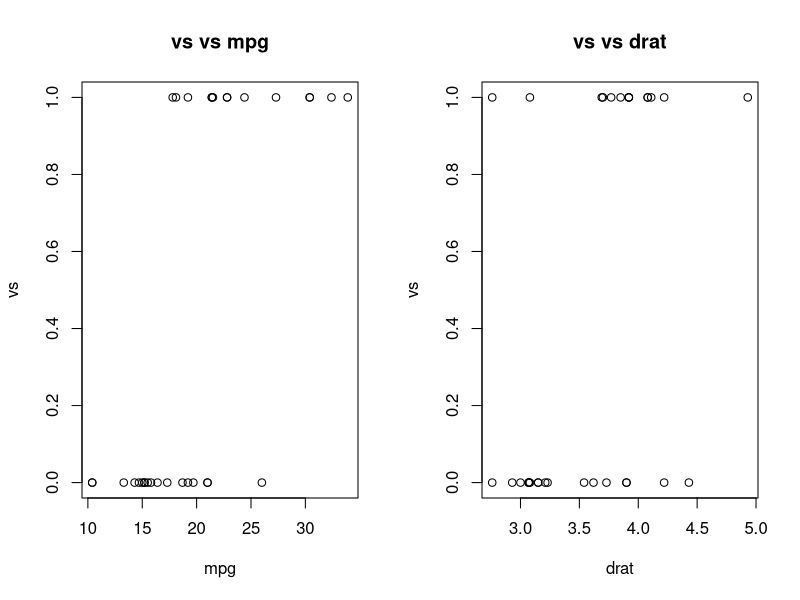
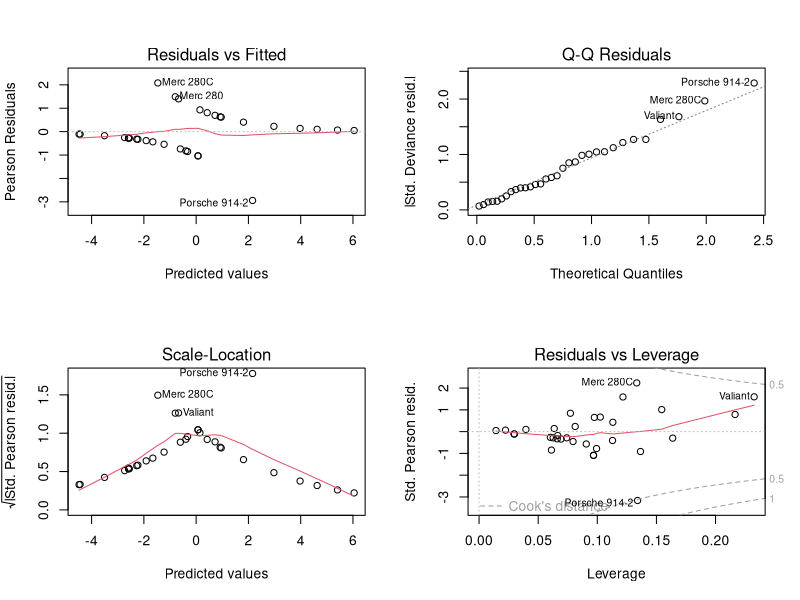

Here is the R script that generated these plots, in order:
# Zadanie 5 - Analiza regresji dla zbioru danych mtcars

# 1. Wczytanie i przygotowanie danych
data(mtcars)
str(mtcars)

# 2. Podstawowa analiza danych
summary(mtcars[, c("vs", "mpg", "drat")])

# 3. Wizualizacja zależności
par(mfrow = c(1, 2))
plot(mtcars$mpg, mtcars$vs, main = "vs vs mpg", xlab = "mpg", ylab = "vs")
plot(mtcars$drat, mtcars$vs, main = "vs vs drat", xlab = "drat", ylab = "vs")

# 4. Konstrukcja modelu regresji logistycznej
# Ponieważ zmienna vs jest binarna (0/1), używamy regresji logistycznej
model <- glm(vs ~ mpg + drat, data = mtcars, family = binomial(link = "logit"))

# 5. Podsumowanie modelu
summary(model)

# 6. Analiza dopasowania modelu
# Obliczanie pseudo R-kwadrat
null_model <- glm(vs ~ 1, data = mtcars, family = binomial(link = "logit"))
pseudo_r2 <- 1 - (logLik(model)/logLik(null_model))
cat("\nPseudo R-kwadrat:", pseudo_r2, "\n")

# 7. Redukcja modelu
# Testowanie istotności zmiennych
drop1(model, test = "Chisq")

# 8. Wizualizacja wyników
# Wykres reszt
par(mfrow = c(2, 2))
plot(model)

# 9. Predykcje
# Przykładowe predykcje dla nowych danych
new_data <- data.frame(
  mpg = c(20, 25, 30),
  drat = c(3.5, 4.0, 4.5)
)
predictions <- predict(model, newdata = new_data, type = "response")
print("Predykcje dla nowych danych:")
print(data.frame(new_data, predicted_prob = predictions))

# 10. Wnioski
cat("\nWnioski:\n")
cat("1. Współczynniki modelu:\n")
print(coef(model))
cat("\n2. Istotność zmiennych:\n")
print(summary(model)$coefficients)

# 11. Analiza reszt
# Obliczanie reszt Pearsona
pearson_residuals <- residuals(model, type = "pearson")
cat("\nPodsumowanie reszt Pearsona:\n")
print(summary(pearson_residuals))

# 12. Analiza wpływu obserwacji
# Obliczanie statystyk wpływu
influence_measures <- influence.measures(model)
print("\nPodsumowanie statystyk wpływu:")
print(summary(influence_measures))